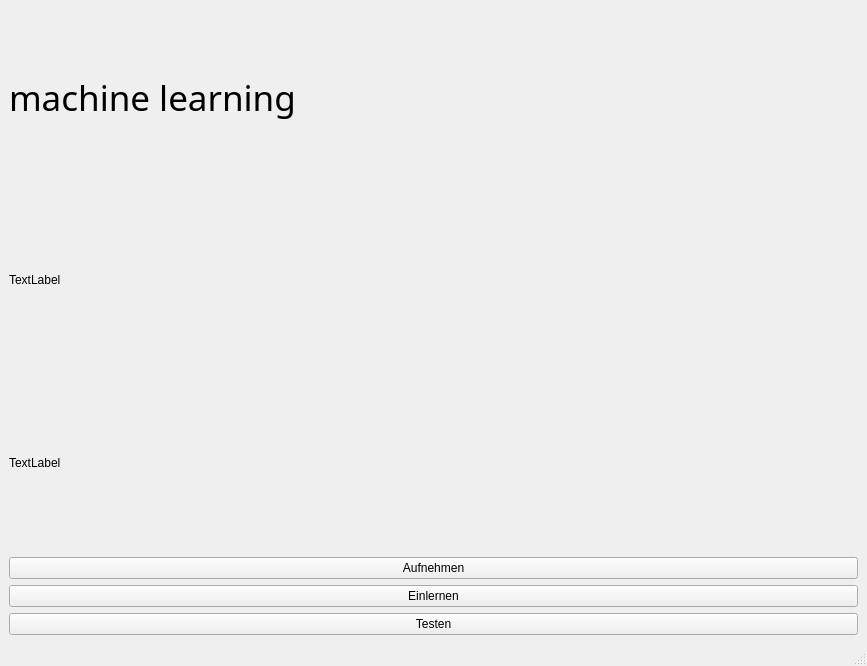
<?xml version="1.0" encoding="UTF-8"?>
<ui version="4.0">
 <class>machinelearning</class>
 <widget class="QMainWindow" name="machinelearning">
  <property name="geometry">
   <rect>
    <x>0</x>
    <y>0</y>
    <width>867</width>
    <height>666</height>
   </rect>
  </property>
  <property name="windowTitle">
   <string>MainWindow</string>
  </property>
  <widget class="QWidget" name="centralwidget">
   <layout class="QVBoxLayout" name="verticalLayout">
    <item>
     <widget class="QLabel" name="label">
      <property name="font">
       <font>
        <family>E+H Serif</family>
        <pointsize>26</pointsize>
        <weight>50</weight>
        <bold>false</bold>
       </font>
      </property>
      <property name="text">
       <string>machine learning</string>
      </property>
      <property name="wordWrap">
       <bool>true</bool>
      </property>
     </widget>
    </item>
    <item>
     <widget class="QLabel" name="bild">
      <property name="text">
       <string>TextLabel</string>
      </property>
     </widget>
    </item>
    <item>
     <widget class="QLabel" name="text">
      <property name="text">
       <string>TextLabel</string>
      </property>
     </widget>
    </item>
    <item>
     <widget class="QPushButton" name="aufnehmen">
      <property name="text">
       <string>Aufnehmen</string>
      </property>
     </widget>
    </item>
    <item>
     <widget class="QPushButton" name="einlernen">
      <property name="text">
       <string>Einlernen</string>
      </property>
     </widget>
    </item>
    <item>
     <widget class="QPushButton" name="testen">
      <property name="text">
       <string>Testen</string>
      </property>
     </widget>
    </item>
   </layout>
  </widget>
  <widget class="QMenuBar" name="menubar">
   <property name="geometry">
    <rect>
     <x>0</x>
     <y>0</y>
     <width>867</width>
     <height>31</height>
    </rect>
   </property>
  </widget>
  <widget class="QStatusBar" name="statusbar"/>
 </widget>
 <resources/>
 <connections/>
</ui>
